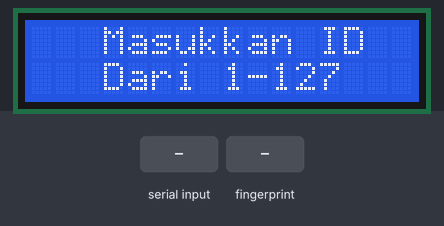
A sketch run on a simulated Arduino Uno, built with avr-gcc and run on an emulated ATmega328P. On the bench: 16×2 character LCD. The test bench sets the inputs (shaded band). What the sketch prints to the serial monitor is not drawn.

Above: at 2.3 s.
2.4 s: "90,45\n" received over Serial
At 3.6 s:
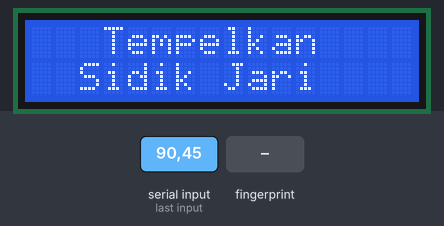
3.9 s: finger stored as number 1 placed on the sensor
At 5.4 s:
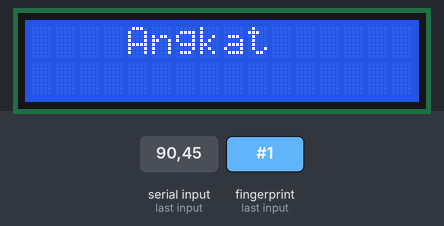
6.9 s: finger stored as number 1 placed on the sensor
At 9.7 s:
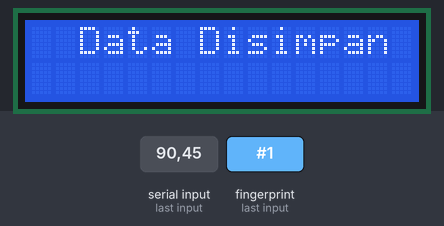
Timing chart, 0 to 11.2 s (numbered marks = the images above; inputs shaded):
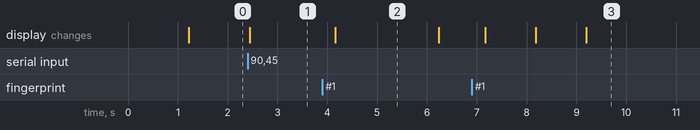

The sketch:

FINGERPRINT_RECORD.ino
```cpp
#include <Adafruit_Fingerprint.h>
#include <SoftwareSerial.h>
#include <LiquidCrystal_I2C.h>
LiquidCrystal_I2C lcd(0x27, 16,2);  // Set the LCD I2C address

SoftwareSerial mySerial(2, 3);

Adafruit_Fingerprint finger = Adafruit_Fingerprint(&mySerial);

uint8_t id;

void setup()
{
  lcd.begin();
  Serial.begin(9600);
  while (!Serial);  // For Yun/Leo/Micro/Zero/...
  delay(100);

  // set the data rate for the sensor serial port
  finger.begin(57600);

  if (finger.verifyPassword()) {
    lcd.setCursor(2, 0);
    lcd.print("Fingerprint");
    lcd.setCursor(2, 1);
    lcd.print("Terdeteksi");
    Serial.println("Fingerprint Terdeteksi");
  } else {
    lcd.clear();
    lcd.setCursor(2, 0);
    lcd.print("Fingerprint");
    lcd.setCursor(0, 1);
    lcd.print("Tidak Terdeteksi");
    Serial.println("Fingerprint Tidak Terdeteksi");
    while (1) {
      delay(1);
    }
  }
}

uint8_t readnumber(void) {
  uint8_t num = 0;

  while (num == 0) {
    while (! Serial.available());
    num = Serial.parseInt();
  }
  return num;
}

void loop()
{
  Serial.println("Mendaftarkan Sidik Jari Anda");
  Serial.println("Masukkan ID dari 1-127");
  lcd.clear();
  lcd.setCursor(3, 0);
  lcd.print("Masukkan ID");
  lcd.setCursor(3, 1);
  lcd.print("Dari 1-127");
  id = readnumber();
  if (id == 0) {// ID #0 not allowed, try again!
    return;
  }
  Serial.print("Mendaftarkan ID #");
  Serial.println(id);
  lcd.clear();
  lcd.setCursor(0, 0);
  lcd.print("Mendaftarkan ID ");
  lcd.print(id);

  while (!  getFingerprintEnroll() );
}

uint8_t getFingerprintEnroll() {

  int p = -1;
  Serial.print("Tempelkan Sidik Jari #"); Serial.println(id);
  lcd.clear();
  lcd.setCursor(3, 0);
  lcd.print("Tempelkan");
  lcd.setCursor(2, 1);
  lcd.print("Sidik Jari");
  while (p != FINGERPRINT_OK) {
    p = finger.getImage();
    switch (p) {
      case FINGERPRINT_OK:
        Serial.println("Berhasil Direkam");
        break;
      case FINGERPRINT_NOFINGER:
        Serial.println(".");
        break;
      case FINGERPRINT_PACKETRECIEVEERR:
        Serial.println("Communication error");
        break;
      case FINGERPRINT_IMAGEFAIL:
        Serial.println("Imaging error");
        break;
      default:
        Serial.println("Unknown error");
        break;
    }
  }

  // OK success!

  p = finger.image2Tz(1);
  switch (p) {
    case FINGERPRINT_OK:
      Serial.println("Image converted");
      break;
    case FINGERPRINT_IMAGEMESS:
      Serial.println("Image too messy");
      return p;
    case FINGERPRINT_PACKETRECIEVEERR:
      Serial.println("Communication error");
      return p;
    case FINGERPRINT_FEATUREFAIL:
      Serial.println("Could not find fingerprint features");
      return p;
    case FINGERPRINT_INVALIDIMAGE:
      Serial.println("Could not find fingerprint features");
      return p;
    default:
      Serial.println("Unknown error");
      return p;
  }

  Serial.println("Angkat");
  lcd.clear();
  lcd.setCursor(4, 0);
  lcd.print("Angkat");
  delay(2000);
  p = 0;
  while (p != FINGERPRINT_NOFINGER) {
    p = finger.getImage();
  }
  Serial.print("ID "); Serial.println(id);
  p = -1;
  Serial.println("Tempelkan Lagi");
  lcd.clear();
  lcd.setCursor(2, 0);
  lcd.print("Tempelkan Lagi");
  while (p != FINGERPRINT_OK) {
    p = finger.getImage();
    switch (p) {
      case FINGERPRINT_OK:
        Serial.println("Image taken");
        break;
      case FINGERPRINT_NOFINGER:
        Serial.print(".");
        break;
      case FINGERPRINT_PACKETRECIEVEERR:
        Serial.println("Communication error");
        break;
      case FINGERPRINT_IMAGEFAIL:
        Serial.println("Imaging error");
        break;
      default:
        Serial.println("Unknown error");
        break;
    }
  }

  // OK success!

  p = finger.image2Tz(2);
  switch (p) {
    case FINGERPRINT_OK:
      Serial.println("Image converted");
      break;
    case FINGERPRINT_IMAGEMESS:
      Serial.println("Image too messy");
      return p;
    case FINGERPRINT_PACKETRECIEVEERR:
      Serial.println("Communication error");
      return p;
    case FINGERPRINT_FEATUREFAIL:
      Serial.println("Could not find fingerprint features");
      return p;
    case FINGERPRINT_INVALIDIMAGE:
      Serial.println("Could not find fingerprint features");
      return p;
    default:
      Serial.println("Unknown error");
      return p;
  }

  // OK converted!
  Serial.print("Mendaftarkan Sidik Jari #");  Serial.println(id);
  lcd.clear();
  lcd.setCursor(3, 0);
  lcd.print("Mendaftar");
  delay(1000);

  p = finger.createModel();
  if (p == FINGERPRINT_OK) {
    Serial.println("Sidik Jari Cocok!");
    lcd.clear();
    lcd.setCursor(2, 0);
    lcd.print("Sidik Jari");
    lcd.setCursor(4, 1);
    lcd.print("Cocok");
    delay(1000);
  } else if (p == FINGERPRINT_PACKETRECIEVEERR) {
    Serial.println("Communication error");
    return p;
  } else if (p == FINGERPRINT_ENROLLMISMATCH) {
    Serial.println("Fingerprints did not match");
    return p;
  } else {
    Serial.println("Unknown error");
    return p;
  }

  Serial.print("ID "); Serial.println(id);
  p = finger.storeModel(id);
  if (p == FINGERPRINT_OK) {
    Serial.println("Sidik Jari Disimpan!");
    lcd.clear();
    lcd.setCursor(2, 0);
    lcd.print("Data Disimpan");
    delay(2000);
  } else if (p == FINGERPRINT_PACKETRECIEVEERR) {
    Serial.println("Communication error");
    return p;
  } else if (p == FINGERPRINT_BADLOCATION) {
    Serial.println("Could not store in that location");
    return p;
  } else if (p == FINGERPRINT_FLASHERR) {
    Serial.println("Error writing to flash");
    return p;
  } else {
    Serial.println("Unknown error");
    return p;
  }
}
```

Measured:
- after the input at 2.4 s, the display: changes after 0.05 s (image 1)
- after the input at 3.9 s, the display: changes after 0.26 s (image 2)
- after the input at 6.9 s, the display: first changes after 0.27 s (image 3 shows a later state)
- what the display in image 2 shows lasts 2.0 s, from 4.2 s to 6.2 s
